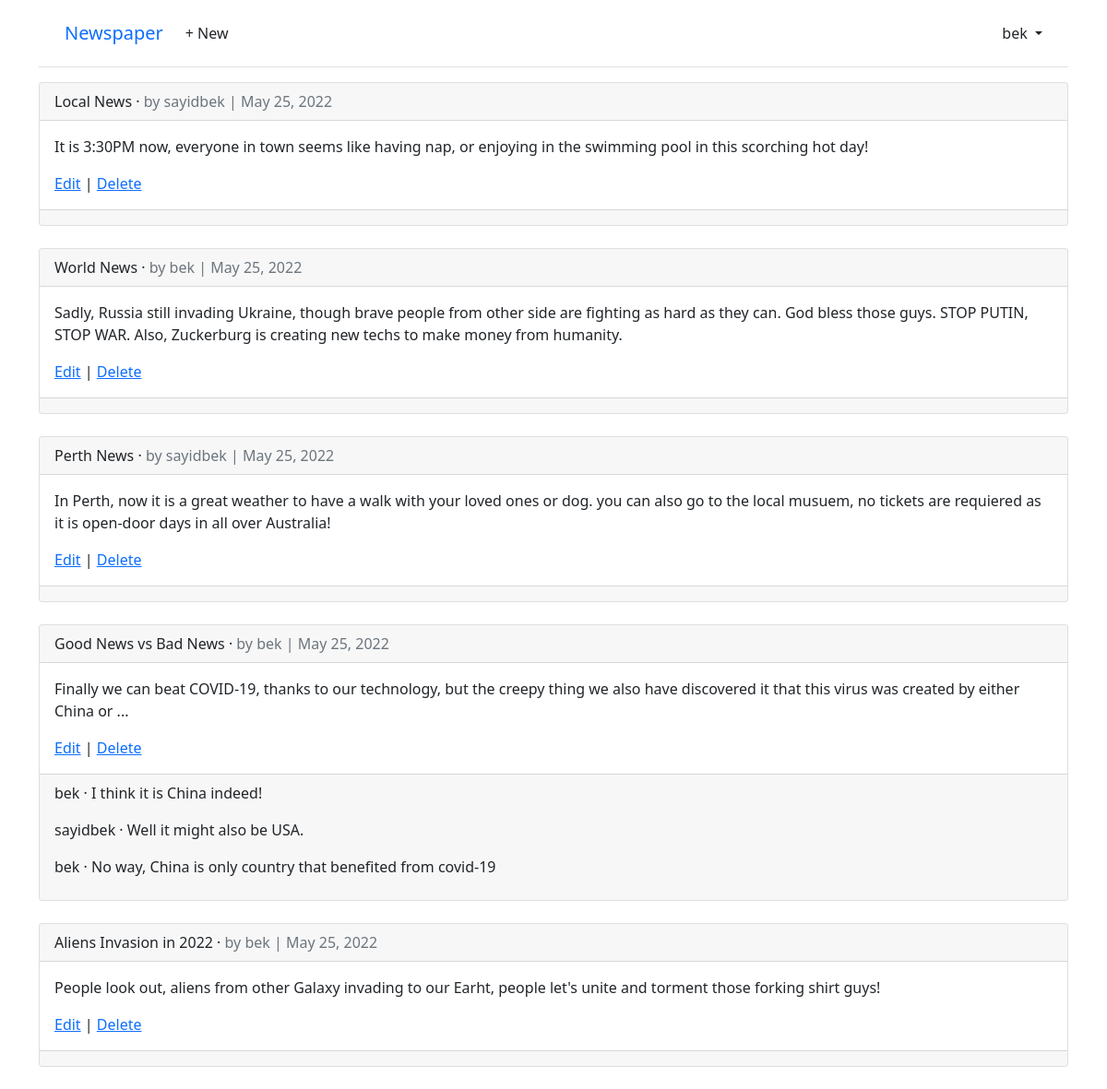
Page /articles/ (signed in) on the committed database.
### accounts/models.py (models this page shows)
class CustomUser(AbstractUser):
    age = models.PositiveIntegerField(blank=True, null=True)

### articles/models.py (models this page shows, shortened)
class Article(models.Model):
    title = models.CharField(max_length=255)
    body = models.TextField(blank=True, null=True)
    date = models.DateField(auto_now_add=True)
    author = models.ForeignKey(
        get_user_model(),
        on_delete=models.CASCADE,
    )

class Comment(models.Model):
    article = models.ForeignKey(Article, on_delete=models.CASCADE)
    comment = models.CharField(max_length=160)
    author = models.ForeignKey(
        get_user_model(),
        on_delete=models.CASCADE,
        related_name='comments',
    )
    def __str__(self):
        return self.comment

### articles/views.py (the view)
# urls.py: path('', views.ArticleListView.as_view(), name='article_list'),
class ArticleListView(LoginRequiredMixin, ListView):
    model = Article
    template_name = 'article/article_list.html'

### templates/article/article_list.html (shortened to what this page needs)
{% extends "base.html" %}
{% block content %}
{% for article in article_list %}
  <div class="card">
    <div class="card-header">
      <span class="font-weight-bold">{{ article.title }}</span> &middot;
      <span class="text-muted">by {{ article.author }} |
      {{ article.date }}</span>
    </div>
    <div class="card-body">
      <p>{{ article.body }}</p>
      <a href="{% url 'article_edit' article.pk %}">Edit</a> |
      <a href="{% url 'article_delete' article.pk %}">Delete</a>
    </div>
    <div class="card-footer">
      {% for comment in article.comment_set.all %}
        <p>
          <span class="font-weight-bold">
            {{ comment.author }} &middot;
          </span>
          {{ comment }}
        </p>
      {% endfor %}
    </div>
  </div>
  <br />
{% endfor %}
{% endblock content %}

### templates/base.html (shortened to what this page needs)
<!DOCTYPE html>
<html>
<head>
  <link href="https://cdn.jsdelivr.net/npm/bootstrap@5.1.3/dist/css/bootstrap.min.css" rel="stylesheet">
</head>
<body>
  <div class="container">
    <header class="p-3 mb-3 border-bottom">
      <div class="container">
        <div class="d-flex flex-wrap align-items-center justify-content-center
          justify-content-lg-start">
          <a class="navbar-brand" href="{% url 'home' %}">Newspaper</a>
          <ul class="nav col-12 col-lg-auto me-lg-auto mb-2 justify-content-center
            mb-md-0">
          {% if user.is_authenticated %}
            <li><a href="{% url 'article-new' %}" class="nav-link px-2 link-dark">+ New</a></li>
          </ul>
          <div class="dropdown text-end">
            <a href="#" class="d-block link-dark text-decoration-none dropdown-toggle"
              id="dropdownUser1" data-bs-toggle="dropdown" aria-expanded="false">
              {{ user.username }}
            </a>
          </div>
          {% else %}
          </ul>
          <div class="text-end">
            <a href="{% url 'login' %}" class="btn btn-outline-primary me-2">Log In</a>
            <a href="{% url 'signup' %}" class="btn btn-primary">Sign Up</a>
          </div>
          {% endif %}
        </div>
      </div>
    </header>
    <main>
      {% block content %}
      {% endblock content %}
    </main>
  </div>
</body>
</html>

### rows in the picture
CustomUser: username "bek"
Article: title "Local News", author "sayidbek", date "May 25, 2022", body "It is 3:30PM now, everyone in town seems like having nap, or enjoying in the swimming pool in this scorching hot day!"
Article: title "World News", author "bek", date "May 25, 2022", body "Sadly, Russia still invading Ukraine, though brave people from other side are fighting as hard as they can. God bless those guys. STOP PUTIN, STOP WAR. Also, Zuckerburg is creating new techs to make money from humanity."
Article: title "Perth News", author "sayidbek", date "May 25, 2022", body "In Perth, now it is a great weather to have a walk with your loved ones or dog. you can also go to the local musuem, no tickets are requiered as it is open-door days in all over Australia!"
Article: title "Good News vs Bad News", author "bek", date "May 25, 2022", body "Finally we can beat COVID-19, thanks to our technology, but the creepy thing we also have discovered it that this virus was created by either China or ..."
Comment: author "bek", comment "I think it is China indeed!"
Comment: author "sayidbek", comment "Well it might also be USA."
Comment: author "bek", comment "No way, China is only country that benefited from covid-19"
Article: title "Aliens Invasion in 2022", author "bek", date "May 25, 2022", body "People look out, aliens from other Galaxy invading to our Earht, people let's unite and torment those forking shirt guys!"
